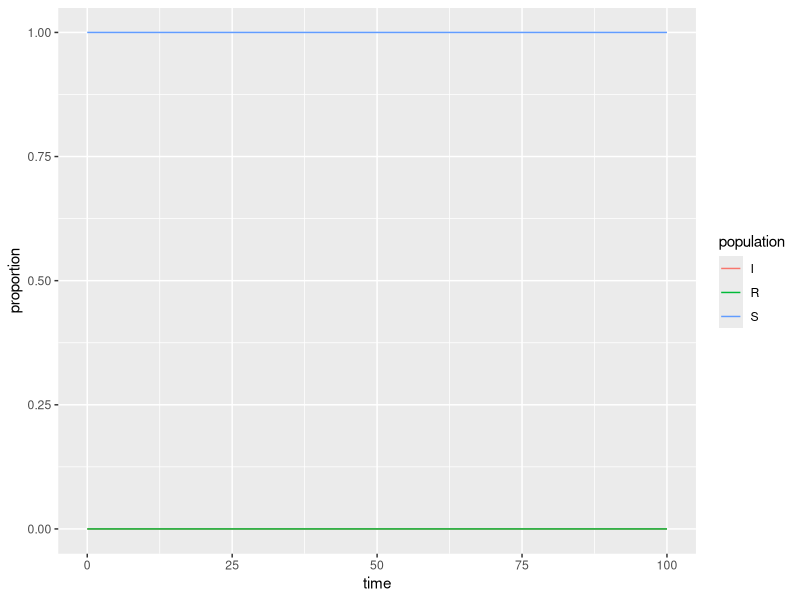

Write the R code that produced this figure.
## ---- chunk 1
knitr::opts_chunk$set(echo = TRUE)
library(tidyverse)
library(deSolve)
## ---- chunk 2
### Specify parameters

## Proportion in each compartment: Susceptible 0.999999, Infected 0.000001, Recovered 0 (these are directly from the example linked above)
#these are the initial proportions of people who are inefected or susceptible
init <- c(S = 1-1e-6, I = 1e-6, R = 0.0)

## beta: infection parameter; gamma: recovery parameter

# original parameters <- c(beta = 2.316, gamma = 0.261)
parameters <- c(beta = 1.316, gamma = 2.261)
#increase the infection parameter, people get infected faster 
#increasing recovery parameter recovery happens faster
## Time frame
#if you decrease the infection paramter enough then no one gets infected 
times      <- seq(0, 100, by = 0.5)
## ---- chunk 3
## Build the function with all 
sir <- function(time, init, parameters) {

  with(as.list(c(init, parameters)), {

    dS <- -beta * S * I
    dI <-  beta * S * I - gamma * I
    dR <-  gamma * I
    
    return(list(c(dS, dI, dR)))
  })
}
## ---- chunk 4
## Solve using `deSolve::ode()`
approximation <- ode(y = init, times = times, func = sir, parms = parameters)
## ---- chunk 5
## Get output into a data frame
approx_df <- as.data.frame(approximation)

## Pivot longer so R will do the work for us: 
approx_long <- approx_df %>% 
  pivot_longer(cols = S:R, names_to = "population", values_to = "proportion")

## ---- chunk 6
ggplot(data = approx_long, aes(x = time, y = proportion)) +
  geom_line(aes(color = population))
